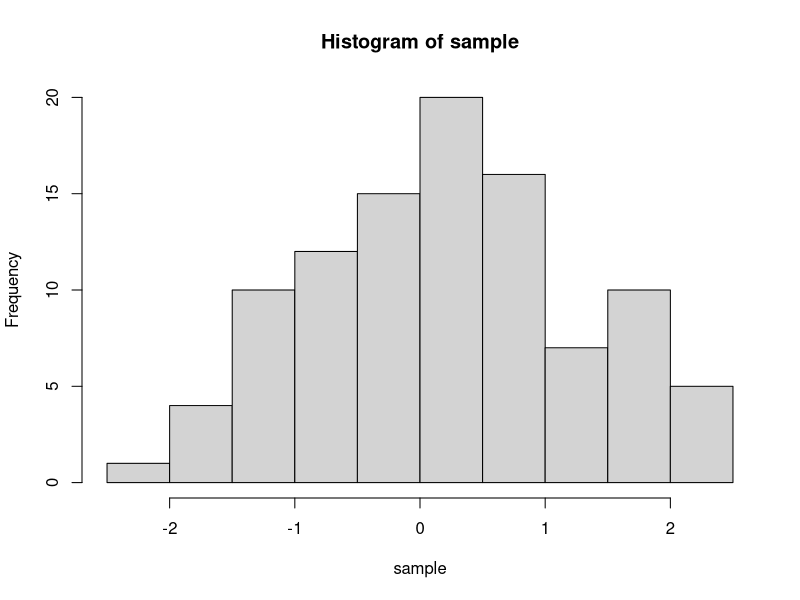
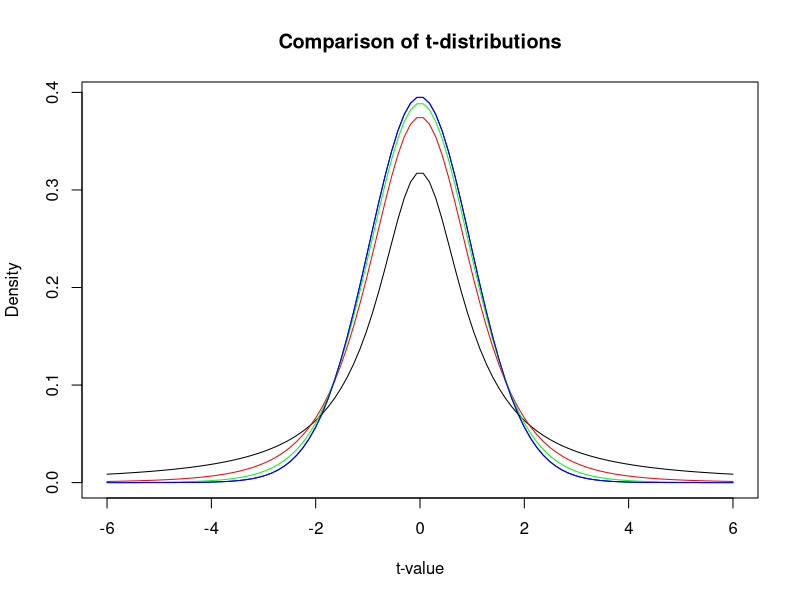
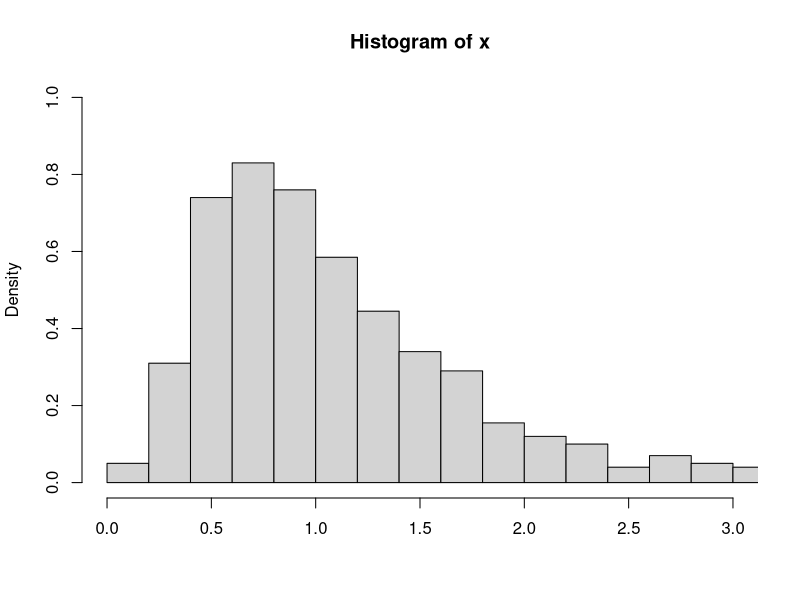

The R script that drew these images, in order:
#Q1
n=100
df=n-1
sample=rt(n,df)
sample
hist(sample)

#Q2 
n=100
df=c(2,10,25)

rchisq(n,df[1])
rchisq(n,df[2])
rchisq(n,df[3])

#Q3
x <- seq(-6, 6, length = 100)
x
df = c(1,4,10,30)
colour = c("black", "red", "green", "blue")
dt(x,df[1])
dt(x,df[2])
dt(x,df[3])
dt(x,df[4])
plot(x,dt(x,df[4]),type = "l",xlab = "t-value", ylab = "Density", 
     main = "Comparison of t-distributions", col=colour[4])
for (i in 1:4){
  lines(x,dt(x,df[i]),type = "l",col = colour[i])
}

#Q4

#(i)
qf(.95, df1=10, df2=20) 
#(ii) 
x = 1.5
v1 = 10
v2 = 20
pf(x, df = v1, df2 = v2, lower.tail = TRUE) 
pf(x, df = v1, df2 = v2, lower.tail = FALSE)
#(iii) 
q <- c(0.25, 0.5, 0.75, 0.999)
v1=10
v2=20
qf(q[1], df1 = v1, df2 = v2, lower.tail = TRUE)
qf(q[2], df1 = v1, df2 = v2, lower.tail = TRUE)
qf(q[3], df1 = v1, df2 = v2, lower.tail = TRUE)
qf(q[4], df1 = v1, df2 = v2, lower.tail = TRUE)

#(iv) 
x <- rf(1000, df1 = 10, df2 = 20)
hist(x,  
     breaks='scott', 
     freq = FALSE, 
     xlim = c(0,3), 
     ylim = c(0,1),
     xlab = '', 
)

